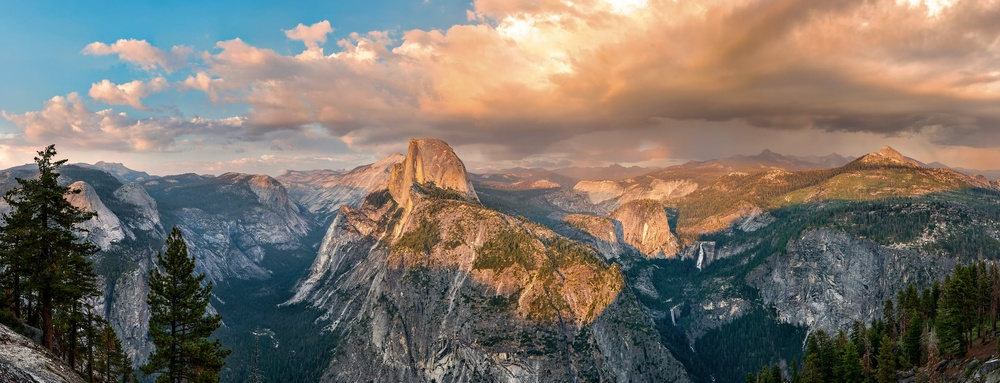
#> input picture Subimaging/images/yosemite.jpg, 1000 x 383 px, shrunk from 2400 x 920 before the run
$ python create_subimages.py
#> lines starting #> are read from the running program, lines starting #| are printed output that depends on the picture
from PIL import Image
import os

def split_image_with_overlap(image_path, output_folder, grid_size=(3, 3), overlap=(50, 50)):
    # Open the image
#> called with image_path = 'images/yosemite.jpg', output_folder = 'output_images', grid_size = (3, 3), overlap = (50, 50)
    image = Image.open(image_path)
#> image is the input picture: PIL image 1000x383 RGB; mean R, G, B 123.5, 114.9, 105.3
    img_width, img_height = image.size
#> img_width = 1000; img_height = 383

    # Calculate size of each grid cell with overlap
    x_cells, y_cells = grid_size
    cell_width = (img_width // x_cells)
#> cell_width = 333
    cell_height = (img_height // y_cells)
#> cell_height = 127
    overlap_x, overlap_y = overlap

    # Create output directory if it doesn't exist
    os.makedirs(output_folder, exist_ok=True)

    # Generate the grid of images
    for i in range(x_cells):
        for j in range(y_cells):
            # Calculate the coordinates for cropping with overlap
            left = max(i * cell_width - overlap_x, 0)
            upper = max(j * cell_height - overlap_y, 0)
            right = min(left + cell_width + overlap_x * 2, img_width)
            lower = min(upper + cell_height + overlap_y * 2, img_height)

            # Crop the image and save with filename format x_y.jpg
            cropped_img = image.crop((left, upper, right, lower))
            cropped_img.save(os.path.join(output_folder, f"{i}_{j}.jpg"), format="JPEG")
#> this loop made 3 passes
#> pass 1, in split_image_with_overlap, `cropped_img.save(os.path.join(output_folder, f"{i}_{j}.jpg"), format="..`:
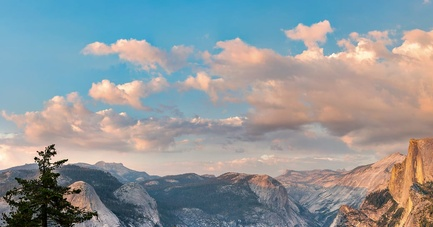
#> saved as 0_0.jpg: PIL image 433x227 RGB; mean R, G, B 144, 151.5, 155.2
#> pass 1, in split_image_with_overlap, `cropped_img.save(os.path.join(output_folder, f"{i}_{j}.jpg"), format="..`:
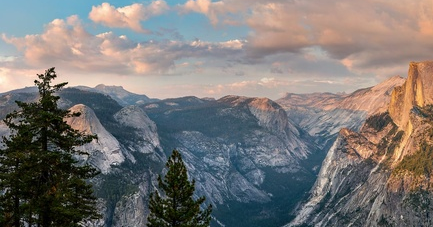
#> saved as 0_1.jpg: PIL image 433x227 RGB; mean R, G, B 122.3, 119, 116.9
#> pass 1, in split_image_with_overlap, `cropped_img.save(os.path.join(output_folder, f"{i}_{j}.jpg"), format="..`:
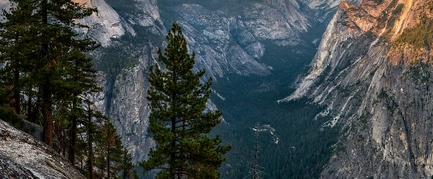
#> saved as 0_2.jpg: PIL image 433x179 RGB; mean R, G, B 64.1, 71.1, 71
#> pass 2, in split_image_with_overlap, `cropped_img.save(os.path.join(output_folder, f"{i}_{j}.jpg"), format="..`:
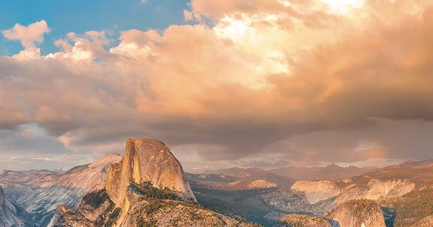
#> saved as 1_0.jpg: PIL image 433x227 RGB; mean R, G, B 182.8, 152.2, 130.6
#> after the loop:
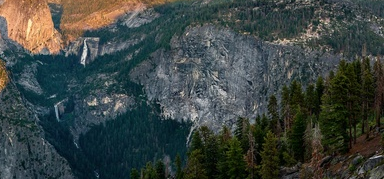
#> cropped_img: PIL image 384x179 RGB; mean R, G, B 60.2, 68.8, 65.8

    print("Image split into grid with overlap successfully.")

# Example usage
image_path = 'images/yosemite.jpg'
output_folder = 'output_images'
split_image_with_overlap(image_path, output_folder, grid_size=(3, 3), overlap=(50, 50))
